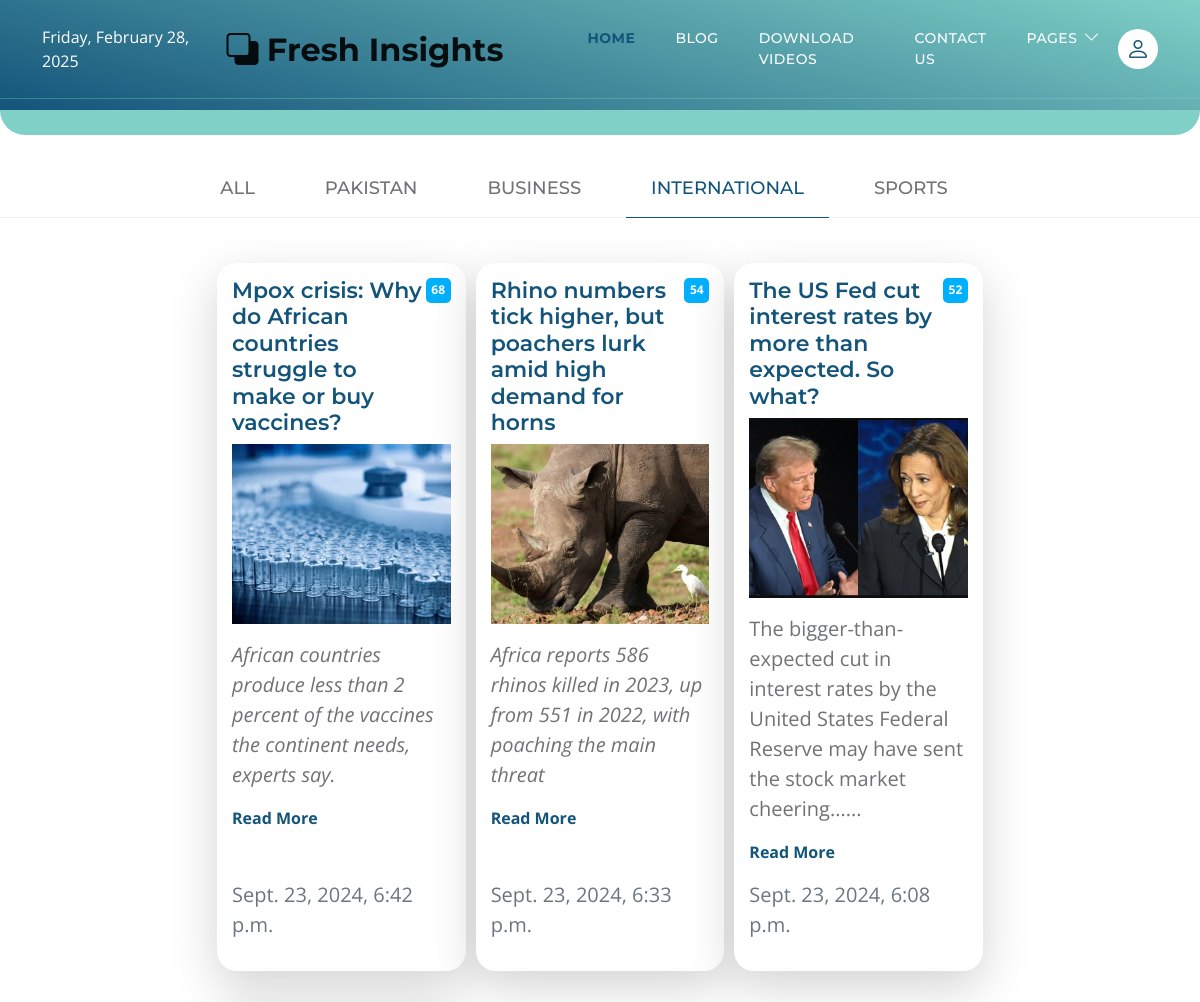
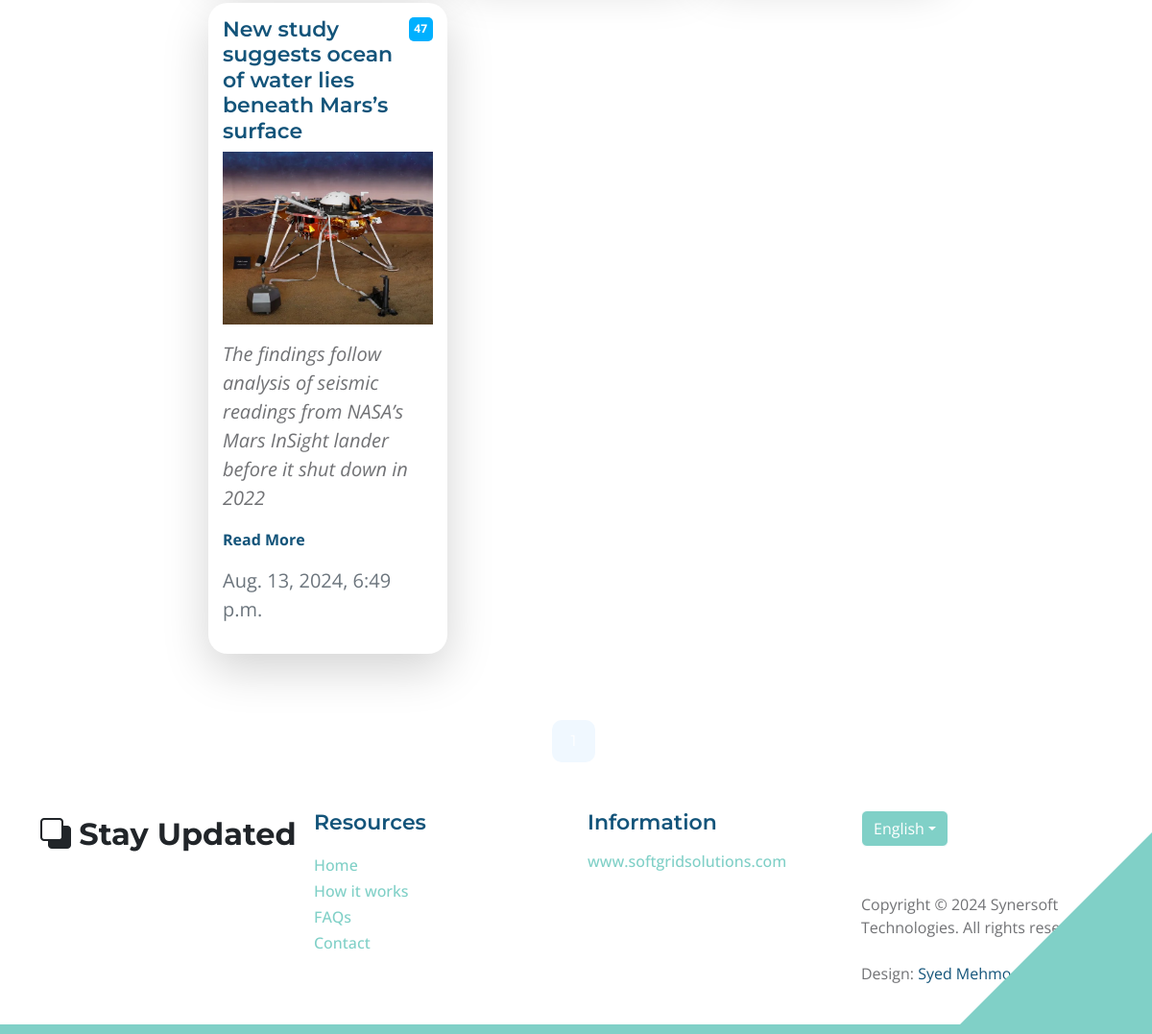
Page /?category=INTERNATIONAL on the committed database (2 pictures, top to bottom).
### news/models.py (models this page shows, shortened)
class NewsArticle(models.Model):
     CATEGORY_CHOICES = [
        ('PAKISTAN', 'Pakistan'),
        ('BUSINESS', 'Business'),
        ('INTERNATIONAL', 'International'),
        ('SPORTS', 'Sports'),
    ]
     news_title = models.CharField(max_length=255)
     news_desc = HTMLField()
     news_detail = HTMLField()
     news_image = models.ImageField(upload_to=unique_image_path)
     news_datetime_published = models.DateTimeField()
     category = models.CharField(max_length=20, choices=CATEGORY_CHOICES)
     slug = models.SlugField(unique=True, max_length=255, blank=True, editable=False)
     views = models.IntegerField(default=0)

### softtech/views.py (the view)
# urls.py: path('',views.homepage,name='myhomepage'),
def homepage(request):
    category = request.GET.get('category', 'ALL')  # Get the category from query parameters, default to 'ALL'
    if category == 'ALL':
        data_new = NewsArticle.objects.all().order_by('-news_datetime_published')
    else:
        data_new = NewsArticle.objects.filter(category=category).order_by('-news_datetime_published')
    paginator = Paginator(data_new, 6)  # Show 10 articles per page
    page_number = request.GET.get('page')
    page_obj = paginator.get_page(page_number)
    newsData = {
        'page_obj': page_obj,
        'selected_category': category,
    }
    return render(request, "Default.html", newsData)

### templates/Default.html (shortened to what this page needs)
{% include "header.html" %}
<section class="hero-section d-flex justify-content-center align-items-center" id="section_1">
</section>
<section class="featured-section">
</section>
<section class="explore-section section-padding" id="section_2">
    <div class="container-fluid">
        <div class="row">
            <ul class="nav nav-tabs" id="myTab" role="tablist">
                <li class="nav-item" role="presentation">
                    <a class="nav-link {% if selected_category == 'ALL' %}active{% endif %}" href="?category=ALL">ALL</a>
                </li>
                <li class="nav-item" role="presentation">
                    <a class="nav-link {% if selected_category == 'PAKISTAN' %}active{% endif %}" href="?category=PAKISTAN">PAKISTAN</a>
                </li>
                <li class="nav-item" role="presentation">
                    <a class="nav-link {% if selected_category == 'BUSINESS' %}active{% endif %}" href="?category=BUSINESS">BUSINESS</a>
                </li>
                <li class="nav-item" role="presentation">
                    <a class="nav-link {% if selected_category == 'INTERNATIONAL' %}active{% endif %}" href="?category=INTERNATIONAL">INTERNATIONAL</a>
                </li>
                <li class="nav-item" role="presentation">
                    <a class="nav-link {% if selected_category == 'SPORTS' %}active{% endif %}" href="?category=SPORTS">SPORTS</a>
                </li>
            </ul>
        </div>
    </div>
    <div class="container-fluid">
        <div class="row">
            <div class="col-md-2 d-none d-md-block">
            </div>
            <div class="col-12 col-md-8">
                <div class="container">
                    <div class="row">
                        {% for article in page_obj %}
                        <div class="col-lg-4 col-md-6 col-sm-12 mb-4" style="padding: 5px;">
                            <div class="custom-block bg-white shadow-lg">
                                <a href="{% url 'article_detail' article.slug %}">
                                    <div class="d-flex">
                                        <div>
                                            <h6 class="mb-2">{{ article.news_title }}</h6>
                                        </div>
                                        <span class="badge bg-design rounded-pill ms-auto">{{ article.views }}</span>
                                    </div>
                                    <div class="custom-block-content">
                                        <img src="{{ article.news_image.url }}" class="custom-block-image img-fluid" alt="News Image">
                                        <p>{{ article.news_desc|safe }}
                                            <a href="{% url 'article_detail' article.slug %}"><strong>Read More</strong></a>
                                        </p>
                                    </div>
                                </a>
                                <div class="custom-block-footer">
                                    <p class="text-muted">{{ article.news_datetime_published }}</p>
                                </div>
                            </div>
                        </div>
                        {% endfor %}
                    </div>
                </div>
            </div>
            <div class="col-md-2 d-none d-md-block">
            </div>
        </div>
        <div class="col-lg-12 col-12">
            <nav aria-label="Page navigation example">
                <ul class="pagination justify-content-center mb-0">
                    {% for num in page_obj.paginator.page_range %}
                    <li class="page-item {% if page_obj.number == num %}active{% endif %}">
                        <a class="page-link" href="?page={{ num }}">{{ num }}</a>
                    </li>
                    {% endfor %}
                </ul>
            </nav>
        </div>
    </div>
</section>
{% include "footer.html" %}

### static/css/MyCss.css (style rules this page uses)
:root { --white-color: #ffffff; --primary-color: #13547a; --secondary-color: #80d0c7; --section-bg-color: #f0f8ff; --custom-btn-bg-color: #80d0c7; --custom-btn-bg-hover-color: #13547a; --dark-color: #000000; --p-color: #717275; --border-color: #7fffd4; --link-hover-color: #13547a; --body-font-family: 'Open Sans', sans-serif; --title-font-family: 'Montserrat', sans-serif; --h1-font-size: 58px; --h2-font-size: 46px; --h3-font-size: 32px; --h4-font-size: 28px; --h5-font-size: 24px; --h6-font-size: 22px; --p-font-size: 20px; --menu-font-size: 14px; --btn-font-size: 18px; --copyright-font-size: 16px; --border-radius-large: 100px; --border-radius-medium: 20px; --border-radius-small: 10px; --font-weight-normal: 400; --font-weight-medium: 500; --font-weight-semibold: 600; --font-weight-bold: 700; }
body { background-color: var(--white-color); font-family: var(--body-font-family); }
h2, h3, h4, h5, h6 { color: var(--dark-color); }
h1, h2, h3, h4, h5, h6 { font-family: var(--title-font-family); font-weight: var(--font-weight-semibold); }
h6 { color: var(--primary-color); font-size: var(--h6-font-size); }
p { color: var(--p-color); font-size: var(--p-font-size); font-weight: var(--font-weight-normal); }
ul li { color: var(--p-color); font-size: var(--p-font-size); font-weight: var(--font-weight-normal); }
a, button { touch-action: manipulation; transition: all 0.3s; }
a { display: inline-block; color: var(--primary-color); text-decoration: none; }
b, strong { font-weight: var(--font-weight-bold); }
.section-padding { padding-top: 25px; padding-bottom: 25px; }
.nav-tabs { border-bottom: 1px solid #ecf3f2; margin-bottom: 40px; justify-content: center; }
.nav-tabs .nav-link { border-radius: 0; border-top: 0; border-right: 0; border-left: 0; color: var(--p-color); font-family: var(--title-font-family); font-size: var(--btn-font-size); font-weight: var(--font-weight-medium); padding: 15px 25px; transition: all 0.3s; }
.nav-tabs .nav-link:first-child { margin-right: 20px; }
.nav-tabs .nav-item.show .nav-link, .nav-tabs .nav-link.active, .nav-tabs .nav-link:focus, .nav-tabs .nav-link:hover { border-bottom-color: var(--primary-color); color: var(--primary-color); }
.hero-section { background-image: linear-gradient(15deg, #13547a 0%, #80d0c7 100%); position: relative; overflow: hidden; padding-top: 100px; padding-bottom: 10px; }
.featured-section { background-color: var(--secondary-color); border-radius: 0 0 100px 100px; padding-bottom: 25px; }
.custom-block { border-radius: var(--border-radius-medium); position: relative; overflow: hidden; padding: 15px; transition: all 0.3s ease; display: flex; flex-direction: column; justify-content: space-between; height: 100%; }
.custom-block > a { width: 100%; }
.custom-block-image { display: block; width: 100%; height: 180px; object-fit: cover; margin-bottom: 15px; }
.custom-block .rounded-pill { border-radius: 5px !important; display: flex; justify-content: center; text-align: center; width: 25px; height: 25px; line-height: 15px; }
.custom-block-footer { margin-top: auto; color: #6c757d; }
.bg-design { background-color: #00B0FF; }
.pagination { margin-top: 40px; }
.page-link { border: 0; border-radius: var(--border-radius-small); color: var(--p-color); font-family: var(--title-font-family); margin: 0 5px; padding: 10px 20px; }
.page-item:first-child .page-link { margin-right: 10px; }
.page-item:first-child .page-link, .page-item:last-child .page-link { background-color: var(--section-bg-color); border-radius: var(--border-radius-small); }
.active>.page-link, .page-link.active { background-color: var(--secondary-color); border-color: var(--secondary-color); }

### rows in the picture
NewsArticle: news_title "Mpox crisis: Why do African countries struggle to make or buy vaccines?", views "68", news_image (picture), news_desc "African countries produce less than 2 percent of the vaccines the continent needs, experts say.", news_datetime_published "Sept. 23, 2024, 6:42 p.m."
NewsArticle: news_title "Rhino numbers tick higher, but poachers lurk amid high demand for horns", views "54", news_image (picture), news_desc "Africa reports 586 rhinos killed in 2023, up from 551 in 2022, with poaching the main threat", news_datetime_published "Sept. 23, 2024, 6:33 p.m."
NewsArticle: news_title "The US Fed cut interest rates by more than expected. So what?", views "52", news_image (picture), news_desc "The bigger-than-expected cut in interest rates by the United States Federal Reserve may have sent the stock market cheering......", news_datetime_published "Sept. 23, 2024, 6:08 p.m."
NewsArticle: news_title "New study suggests ocean of water lies beneath Mars’s surface", views "47", news_image (picture), news_desc "The findings follow analysis of seismic readings from NASA’s Mars InSight lander before it shut down in 2022", news_datetime_published "Aug. 13, 2024, 6:49 p.m."
